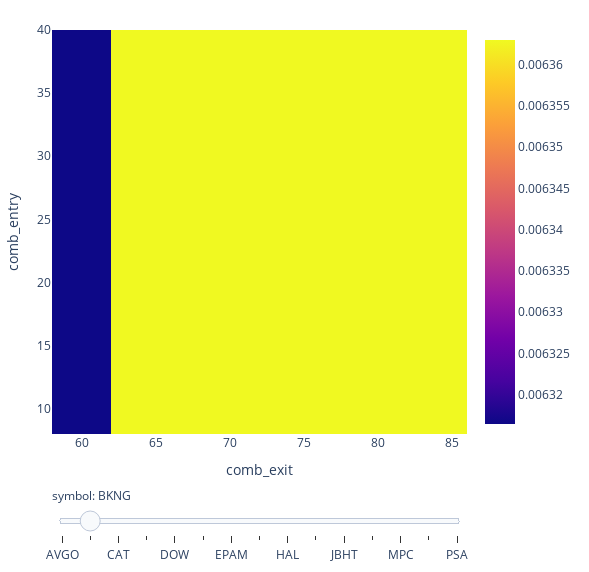

The notebook cell this image was saved under:
### Markdown cell above
## Plotting

### Code cell
returns = pf.total_return()
# returns = returns [ returns.index.isin(["BKNG"], level="symbol")]
returns = returns.groupby(level=["comb_exit", "comb_entry", "symbol"]).mean()

print(returns.max())
print(returns.idxmax())

# print(returns.to_string())

"""comb_rsi_window comb_ma_window"""

fig = returns.vbt.heatmap(
    x_level = "comb_exit",
    y_level = "comb_entry",
    slider_level = "symbol"
)
fig.show()

"""comb_rsi_window comb_ma_window"""

# fig = returns.vbt.heatmap(
#     x_level = "comb_rsi_window",
#     y_level = "comb_ma_window",
# )
# fig.show()

# fig = returns.vbt.heatmap(
#     x_level = "comb_rsi_window",
#     y_level = "comb_entry",
#     slider_level = "symbol"
# )
# fig.show()
